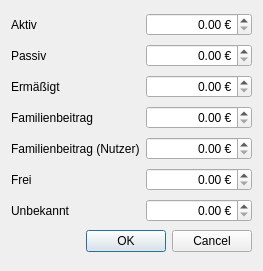
<?xml version="1.0" encoding="UTF-8"?>
<ui version="4.0">
 <class>BeitraegeEditorDialog</class>
 <widget class="QDialog" name="BeitraegeEditorDialog">
  <property name="windowModality">
   <enum>Qt::WindowModal</enum>
  </property>
  <property name="geometry">
   <rect>
    <x>0</x>
    <y>0</y>
    <width>263</width>
    <height>271</height>
   </rect>
  </property>
  <property name="maximumSize">
   <size>
    <width>300</width>
    <height>350</height>
   </size>
  </property>
  <property name="windowTitle">
   <string>Mitgliedsbeiträge</string>
  </property>
  <layout class="QGridLayout" name="gridLayout">
   <item row="0" column="0">
    <widget class="QLabel" name="labelAktiv">
     <property name="text">
      <string>Aktiv</string>
     </property>
    </widget>
   </item>
   <item row="0" column="1">
    <widget class="QDoubleSpinBox" name="doubleAktiv">
     <property name="alignment">
      <set>Qt::AlignRight|Qt::AlignTrailing|Qt::AlignVCenter</set>
     </property>
     <property name="suffix">
      <string> €</string>
     </property>
     <property name="maximum">
      <double>1000.000000000000000</double>
     </property>
    </widget>
   </item>
   <item row="1" column="0">
    <widget class="QLabel" name="labelPassiv">
     <property name="text">
      <string>Passiv</string>
     </property>
    </widget>
   </item>
   <item row="1" column="1">
    <widget class="QDoubleSpinBox" name="doublePassiv">
     <property name="alignment">
      <set>Qt::AlignRight|Qt::AlignTrailing|Qt::AlignVCenter</set>
     </property>
     <property name="suffix">
      <string> €</string>
     </property>
     <property name="maximum">
      <double>1000.000000000000000</double>
     </property>
    </widget>
   </item>
   <item row="2" column="0">
    <widget class="QLabel" name="labelErmaessigt">
     <property name="text">
      <string>Ermäßigt</string>
     </property>
    </widget>
   </item>
   <item row="2" column="1">
    <widget class="QDoubleSpinBox" name="doubleErmaessigt">
     <property name="alignment">
      <set>Qt::AlignRight|Qt::AlignTrailing|Qt::AlignVCenter</set>
     </property>
     <property name="suffix">
      <string> €</string>
     </property>
     <property name="maximum">
      <double>1000.000000000000000</double>
     </property>
    </widget>
   </item>
   <item row="3" column="0">
    <widget class="QLabel" name="labelFamilieZahler">
     <property name="text">
      <string>Familienbeitrag</string>
     </property>
    </widget>
   </item>
   <item row="3" column="1">
    <widget class="QDoubleSpinBox" name="doubleFamilieZahler">
     <property name="alignment">
      <set>Qt::AlignRight|Qt::AlignTrailing|Qt::AlignVCenter</set>
     </property>
     <property name="suffix">
      <string> €</string>
     </property>
     <property name="maximum">
      <double>1000.000000000000000</double>
     </property>
    </widget>
   </item>
   <item row="4" column="0">
    <widget class="QLabel" name="labelFamilieNutzer">
     <property name="text">
      <string>Familienbeitrag (Nutzer)</string>
     </property>
    </widget>
   </item>
   <item row="4" column="1">
    <widget class="QDoubleSpinBox" name="doubleFamilieNutzer">
     <property name="alignment">
      <set>Qt::AlignRight|Qt::AlignTrailing|Qt::AlignVCenter</set>
     </property>
     <property name="suffix">
      <string> €</string>
     </property>
     <property name="maximum">
      <double>1000.000000000000000</double>
     </property>
    </widget>
   </item>
   <item row="5" column="0">
    <widget class="QLabel" name="labelFrei">
     <property name="text">
      <string>Frei</string>
     </property>
    </widget>
   </item>
   <item row="5" column="1">
    <widget class="QDoubleSpinBox" name="doubleFrei">
     <property name="alignment">
      <set>Qt::AlignRight|Qt::AlignTrailing|Qt::AlignVCenter</set>
     </property>
     <property name="suffix">
      <string> €</string>
     </property>
     <property name="maximum">
      <double>1000.000000000000000</double>
     </property>
    </widget>
   </item>
   <item row="6" column="0">
    <widget class="QLabel" name="labelUnbekannt">
     <property name="text">
      <string>Unbekannt</string>
     </property>
    </widget>
   </item>
   <item row="6" column="1">
    <widget class="QDoubleSpinBox" name="doubleUnbekannt">
     <property name="alignment">
      <set>Qt::AlignRight|Qt::AlignTrailing|Qt::AlignVCenter</set>
     </property>
     <property name="suffix">
      <string> €</string>
     </property>
     <property name="maximum">
      <double>1000.000000000000000</double>
     </property>
    </widget>
   </item>
   <item row="7" column="0" colspan="2">
    <widget class="QDialogButtonBox" name="buttonBox">
     <property name="orientation">
      <enum>Qt::Horizontal</enum>
     </property>
     <property name="standardButtons">
      <set>QDialogButtonBox::Cancel|QDialogButtonBox::Ok</set>
     </property>
    </widget>
   </item>
  </layout>
 </widget>
 <resources/>
 <connections>
  <connection>
   <sender>buttonBox</sender>
   <signal>accepted()</signal>
   <receiver>BeitraegeEditorDialog</receiver>
   <slot>accept()</slot>
   <hints>
    <hint type="sourcelabel">
     <x>248</x>
     <y>254</y>
    </hint>
    <hint type="destinationlabel">
     <x>157</x>
     <y>274</y>
    </hint>
   </hints>
  </connection>
  <connection>
   <sender>buttonBox</sender>
   <signal>rejected()</signal>
   <receiver>BeitraegeEditorDialog</receiver>
   <slot>reject()</slot>
   <hints>
    <hint type="sourcelabel">
     <x>316</x>
     <y>260</y>
    </hint>
    <hint type="destinationlabel">
     <x>286</x>
     <y>274</y>
    </hint>
   </hints>
  </connection>
 </connections>
</ui>
